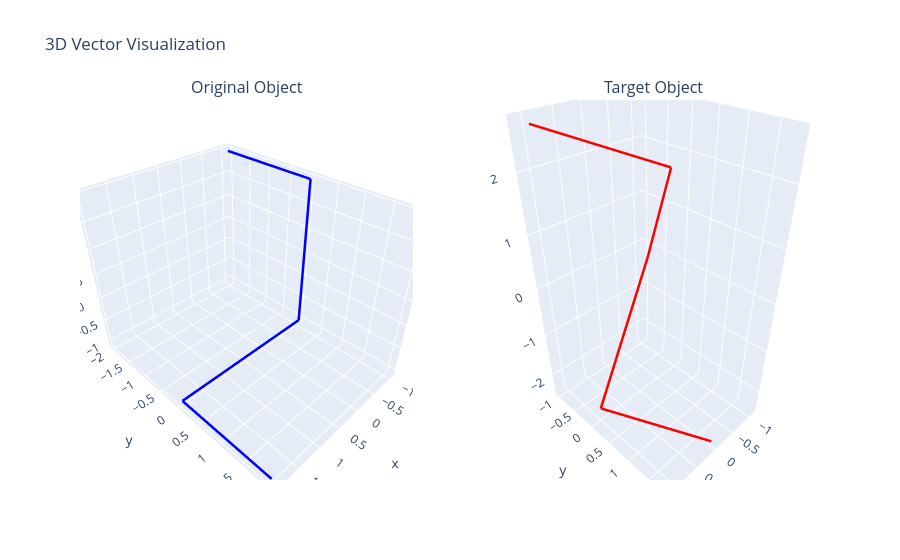

The notebook cell saved with this chart:
### Code cell
# Create graph
fig = make_subplots(rows=1, cols=2, specs=[[{'type': 'scene'}, {'type': 'scene'}]], subplot_titles=("Original Object", "Target Object"))

add_object(fig, original_object, "Original Object", colour='blue', row=1, col=1)
add_object(fig, target_object, "Target Object", colour='red', row=1, col=2)

fig.update_layout(title='3D Vector Visualization', showlegend=False)

### Figure 1 — Plotly figure (JSON) as saved in the notebook; plotly's stock layout.template omitted (floating-point values rounded to 4 significant figures)
{"data": [{"legendgroup": "Original Object", "line": {"color": "blue", "width": 5}, "mode": "lines", "name": "Original Object", "scene": "scene", "showlegend": true, "type": "scatter3d", "x": [-1.05, -1.05], "y": [-2, 0], "z": [1.95, 1.95]}, {"legendgroup": "Original Object", "line": {"color": "blue", "width": 5}, "mode": "lines", "name": "Original Object", "scene": "scene", "showlegend": false, "type": "scatter3d", "x": [-1.05, -1.05], "y": [0, 0], "z": [1.95, -1.05]}, {"legendgroup": "Original Object", "line": {"color": "blue", "width": 5}, "mode": "lines", "name": "Original Object", "scene": "scene", "showlegend": false, "type": "scatter3d", "x": [-1.05, 1.95], "y": [0, 0], "z": [-1.05, -1.05]}, {"legendgroup": "Original Object", "line": {"color": "blue", "width": 5}, "mode": "lines", "name": "Original Object", "scene": "scene", "showlegend": false, "type": "scatter3d", "x": [1.95, 1.95], "y": [0, 2], "z": [-1.05, -1.05]}, {"legendgroup": "Target Object", "line": {"color": "red", "width": 5}, "mode": "lines", "name": "Target Object", "scene": "scene2", "showlegend": true, "type": "scatter3d", "x": [0.01495, 1.149], "y": [1.815, 0.243], "z": [-2.368, -1.878]}, {"legendgroup": "Target Object", "line": {"color": "red", "width": 5}, "mode": "lines", "name": "Target Object", "scene": "scene2", "showlegend": false, "type": "scatter3d", "x": [1.149, -1.131], "y": [0.243, -0.9119], "z": [-1.878, -0.307]}, {"legendgroup": "Target Object", "line": {"color": "red", "width": 5}, "mode": "lines", "name": "Target Object", "scene": "scene2", "showlegend": false, "type": "scatter3d", "x": [-1.131, -0.1799], "y": [-0.9119, 0.5386], "z": [-0.307, 2.141]}, {"legendgroup": "Target Object", "line": {"color": "red", "width": 5}, "mode": "lines", "name": "Target Object", "scene": "scene2", "showlegend": false, "type": "scatter3d", "x": [-0.1799, 0.9545], "y": [0.5386, -1.034], "z": [2.141, 2.632]}], "layout": {"annotations": [{"font": {"size": 16}, "showarrow": false, "text": "Original Object", "x": 0.225, "xanchor": "center", "xref": "paper", "y": 1, "yanchor": "bottom", "yref": "paper"}, {"font": {"size": 16}, "showarrow": false, "text": "Target Object", "x": 0.775, "xanchor": "center", "xref": "paper", "y": 1, "yanchor": "bottom", "yref": "paper"}], "scene": {"domain": {"x": [0, 0.45], "y": [0, 1]}}, "scene2": {"domain": {"x": [0.55, 1], "y": [0, 1]}}, "showlegend": false, "title": {"text": "3D Vector Visualization"}}}
